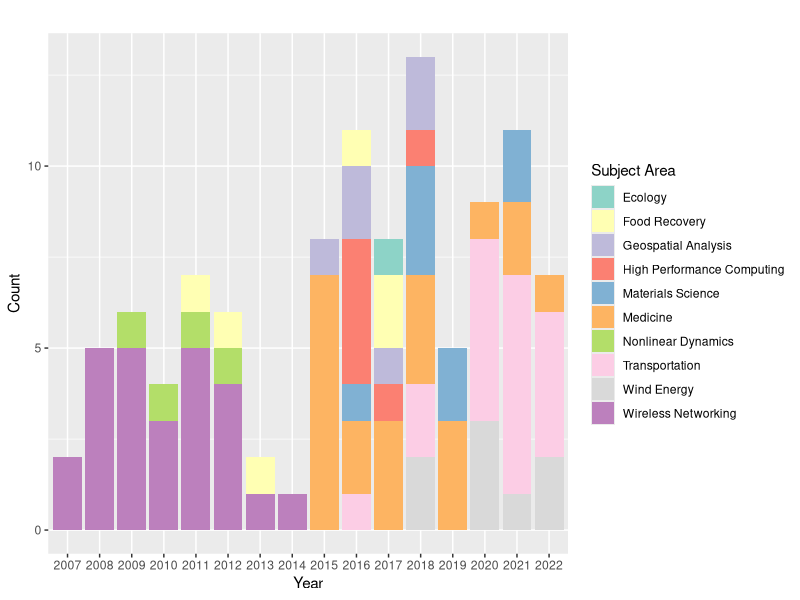
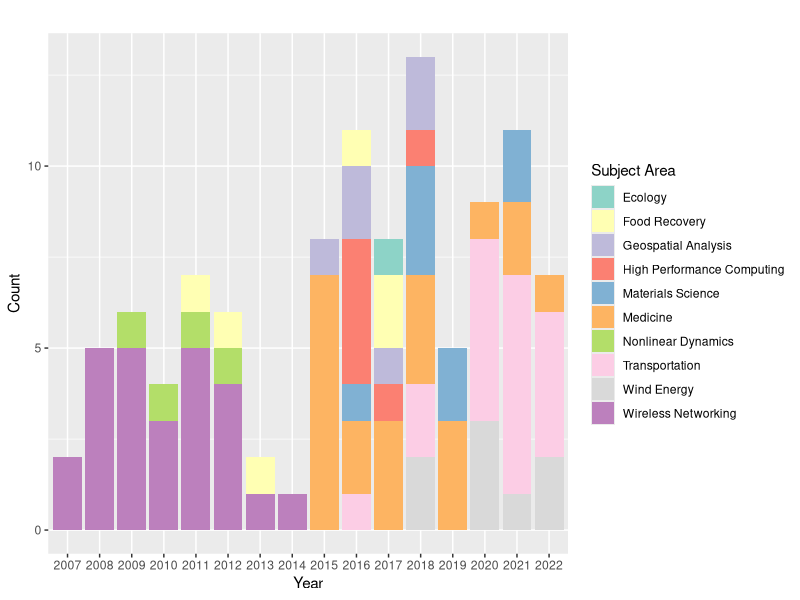

Source code (R) for these figures, in order:
d <- read.csv('pubs.csv',header=T)

library(ggplot2)

qplot(factor(year),data=d,geom="bar",fill=factor(cat),xlab="Year",ylab="Count") + 
  scale_fill_brewer(name="Subject Area",palette="Set3") + ggtitle("") + 
  theme(plot.background=element_rect(fill = "transparent",colour = NA))
ggsave("pubs.jpg",width=10,height=3)